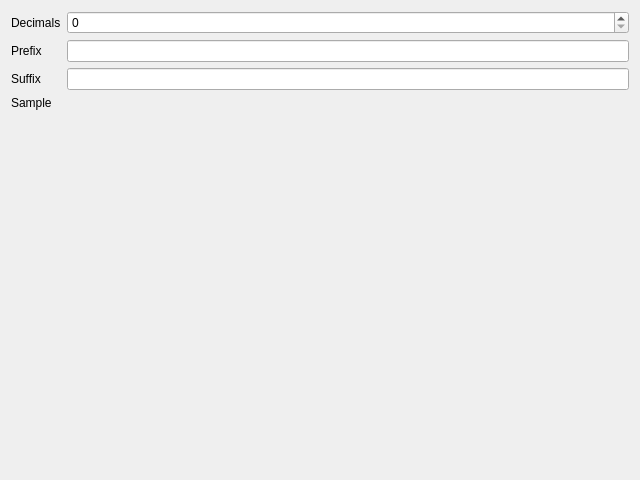
<?xml version="1.0" encoding="UTF-8"?>
<ui version="4.0">
 <class>NumberFormats</class>
 <widget class="QDialog" name="NumberFormats">
  <property name="geometry">
   <rect>
    <x>0</x>
    <y>0</y>
    <width>640</width>
    <height>480</height>
   </rect>
  </property>
  <property name="windowTitle">
   <string>Numbers</string>
  </property>
  <layout class="QFormLayout" name="formLayout">
   <item row="0" column="0">
    <widget class="QLabel" name="label_decimalsEdit">
     <property name="text">
      <string>Decimals</string>
     </property>
     <property name="buddy">
      <cstring>decimalsEdit</cstring>
     </property>
    </widget>
   </item>
   <item row="0" column="1">
    <widget class="QSpinBox" name="decimalsEdit"/>
   </item>
   <item row="1" column="0">
    <widget class="QLabel" name="label_prefixEdit">
     <property name="text">
      <string>Prefix</string>
     </property>
     <property name="buddy">
      <cstring>prefixEdit</cstring>
     </property>
    </widget>
   </item>
   <item row="1" column="1">
    <widget class="QLineEdit" name="prefixEdit"/>
   </item>
   <item row="2" column="0">
    <widget class="QLabel" name="label_suffixEdit">
     <property name="text">
      <string>Suffix</string>
     </property>
     <property name="buddy">
      <cstring>suffixEdit</cstring>
     </property>
    </widget>
   </item>
   <item row="2" column="1">
    <widget class="QLineEdit" name="suffixEdit"/>
   </item>
   <item row="3" column="0">
    <widget class="QLabel" name="label_sampleLabel">
     <property name="text">
      <string>Sample</string>
     </property>
     <property name="buddy">
      <cstring>sampleLabel</cstring>
     </property>
    </widget>
   </item>
   <item row="3" column="1">
    <widget class="QLabel" name="sampleLabel"/>
   </item>
  </layout>
 </widget>
 <tabstops>
  <tabstop>decimalsEdit</tabstop>
  <tabstop>prefixEdit</tabstop>
  <tabstop>suffixEdit</tabstop>
  <tabstop>sampleLabel</tabstop>
 </tabstops>
 <resources/>
 <connections/>
</ui>
